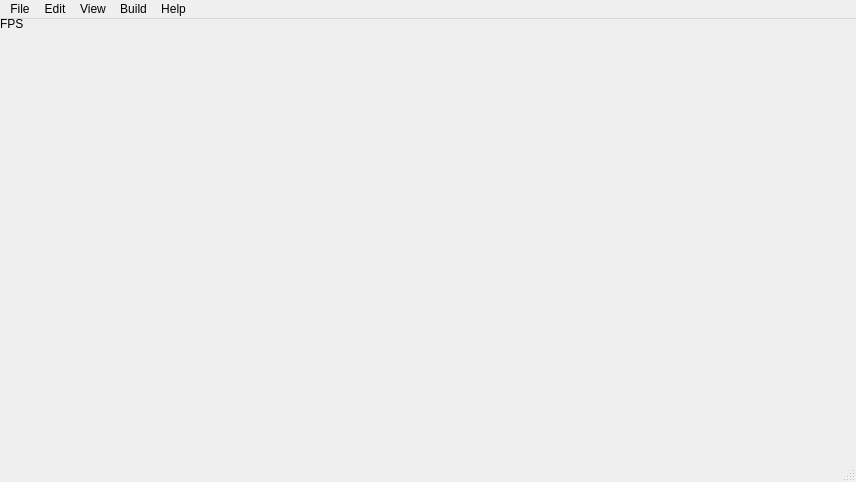
<?xml version="1.0" encoding="UTF-8"?>
<ui version="4.0">
 <class>EditorWindow</class>
 <widget class="QMainWindow" name="EditorWindow">
  <property name="geometry">
   <rect>
    <x>0</x>
    <y>0</y>
    <width>856</width>
    <height>482</height>
   </rect>
  </property>
  <property name="sizePolicy">
   <sizepolicy hsizetype="MinimumExpanding" vsizetype="MinimumExpanding">
    <horstretch>0</horstretch>
    <verstretch>0</verstretch>
   </sizepolicy>
  </property>
  <property name="windowTitle">
   <string>Dyngine Editor</string>
  </property>
  <widget class="QWidget" name="centralwidget">
   <property name="sizePolicy">
    <sizepolicy hsizetype="Expanding" vsizetype="Expanding">
     <horstretch>0</horstretch>
     <verstretch>0</verstretch>
    </sizepolicy>
   </property>
   <layout class="QHBoxLayout" name="horizontalLayout">
    <property name="spacing">
     <number>0</number>
    </property>
    <property name="leftMargin">
     <number>0</number>
    </property>
    <property name="topMargin">
     <number>0</number>
    </property>
    <property name="rightMargin">
     <number>0</number>
    </property>
    <property name="bottomMargin">
     <number>0</number>
    </property>
    <item>
     <layout class="QVBoxLayout" name="verticalLayout">
      <item>
       <widget class="QLabel" name="fpsLabel">
        <property name="enabled">
         <bool>true</bool>
        </property>
        <property name="sizePolicy">
         <sizepolicy hsizetype="MinimumExpanding" vsizetype="MinimumExpanding">
          <horstretch>0</horstretch>
          <verstretch>0</verstretch>
         </sizepolicy>
        </property>
        <property name="maximumSize">
         <size>
          <width>16777215</width>
          <height>10</height>
         </size>
        </property>
        <property name="text">
         <string>FPS</string>
        </property>
       </widget>
      </item>
      <item>
       <widget class="QLabel" name="frameBuffer">
        <property name="focusPolicy">
         <enum>Qt::ClickFocus</enum>
        </property>
        <property name="contextMenuPolicy">
         <enum>Qt::PreventContextMenu</enum>
        </property>
        <property name="text">
         <string/>
        </property>
       </widget>
      </item>
     </layout>
    </item>
   </layout>
  </widget>
  <widget class="QMenuBar" name="menubar">
   <property name="geometry">
    <rect>
     <x>0</x>
     <y>0</y>
     <width>856</width>
     <height>20</height>
    </rect>
   </property>
   <property name="focusPolicy">
    <enum>Qt::ClickFocus</enum>
   </property>
   <widget class="QMenu" name="menuFile">
    <property name="focusPolicy">
     <enum>Qt::ClickFocus</enum>
    </property>
    <property name="title">
     <string>File</string>
    </property>
    <widget class="QMenu" name="menuNew">
     <property name="title">
      <string>New</string>
     </property>
     <addaction name="actionProject"/>
     <addaction name="separator"/>
    </widget>
    <addaction name="menuNew"/>
    <addaction name="actionOpen"/>
    <addaction name="actionClose"/>
    <addaction name="separator"/>
    <addaction name="actionEditor_Settings"/>
    <addaction name="actionProject_Settings"/>
    <addaction name="separator"/>
   </widget>
   <widget class="QMenu" name="menuEdit">
    <property name="focusPolicy">
     <enum>Qt::ClickFocus</enum>
    </property>
    <property name="title">
     <string>Edit</string>
    </property>
    <widget class="QMenu" name="menuFind">
     <property name="focusPolicy">
      <enum>Qt::ClickFocus</enum>
     </property>
     <property name="title">
      <string>Find</string>
     </property>
     <addaction name="actionFind_2"/>
     <addaction name="actionReplace"/>
     <addaction name="separator"/>
     <addaction name="actionFind_in_files"/>
     <addaction name="actionReplace_in_Files"/>
     <addaction name="separator"/>
    </widget>
    <addaction name="actionUndo"/>
    <addaction name="actionRedo"/>
    <addaction name="separator"/>
    <addaction name="actionCut"/>
    <addaction name="actionCopy"/>
    <addaction name="actionPaste"/>
    <addaction name="actionDelete"/>
    <addaction name="separator"/>
    <addaction name="menuFind"/>
    <addaction name="separator"/>
    <addaction name="actionSelect_All"/>
   </widget>
   <widget class="QMenu" name="menuView">
    <property name="focusPolicy">
     <enum>Qt::ClickFocus</enum>
    </property>
    <property name="title">
     <string>View</string>
    </property>
    <widget class="QMenu" name="menuEnter">
     <property name="focusPolicy">
      <enum>Qt::ClickFocus</enum>
     </property>
     <property name="title">
      <string>Enter...</string>
     </property>
     <addaction name="actionPresentation_Mode"/>
    </widget>
    <addaction name="actionTool_Windows"/>
    <addaction name="menuEnter"/>
   </widget>
   <widget class="QMenu" name="menuBuild">
    <property name="focusPolicy">
     <enum>Qt::ClickFocus</enum>
    </property>
    <property name="title">
     <string>Build</string>
    </property>
    <widget class="QMenu" name="menuBuild_2">
     <property name="focusPolicy">
      <enum>Qt::ClickFocus</enum>
     </property>
     <property name="title">
      <string>Build...</string>
     </property>
     <addaction name="actionShaders"/>
     <addaction name="actionEngine_Content"/>
    </widget>
    <addaction name="menuBuild_2"/>
   </widget>
   <widget class="QMenu" name="menuHelp">
    <property name="focusPolicy">
     <enum>Qt::ClickFocus</enum>
    </property>
    <property name="title">
     <string>Help</string>
    </property>
    <addaction name="actionAbout"/>
   </widget>
   <addaction name="menuFile"/>
   <addaction name="menuEdit"/>
   <addaction name="menuView"/>
   <addaction name="menuBuild"/>
   <addaction name="menuHelp"/>
  </widget>
  <widget class="QStatusBar" name="statusBar">
   <property name="focusPolicy">
    <enum>Qt::ClickFocus</enum>
   </property>
  </widget>
  <action name="actionProject">
   <property name="text">
    <string>Project</string>
   </property>
  </action>
  <action name="actionOpen">
   <property name="text">
    <string>Open</string>
   </property>
  </action>
  <action name="actionClose">
   <property name="text">
    <string>Close</string>
   </property>
  </action>
  <action name="actionEditor_Settings">
   <property name="text">
    <string>Editor Settings</string>
   </property>
  </action>
  <action name="actionProject_Settings">
   <property name="text">
    <string>Project Configuration</string>
   </property>
  </action>
  <action name="actionUndo">
   <property name="text">
    <string>Undo</string>
   </property>
  </action>
  <action name="actionRedo">
   <property name="text">
    <string>Redo</string>
   </property>
  </action>
  <action name="actionCut">
   <property name="text">
    <string>Cut</string>
   </property>
  </action>
  <action name="actionCopy">
   <property name="text">
    <string>Copy</string>
   </property>
  </action>
  <action name="actionPaste">
   <property name="text">
    <string>Paste</string>
   </property>
  </action>
  <action name="actionDelete">
   <property name="text">
    <string>Delete</string>
   </property>
  </action>
  <action name="actionSelect_All">
   <property name="text">
    <string>Select All</string>
   </property>
  </action>
  <action name="actionFind_in_path">
   <property name="text">
    <string>Find in path</string>
   </property>
  </action>
  <action name="actionFind_2">
   <property name="text">
    <string>Find</string>
   </property>
  </action>
  <action name="actionReplace">
   <property name="text">
    <string>Replace</string>
   </property>
  </action>
  <action name="actionReplace_in_Files">
   <property name="text">
    <string>Replace in Files</string>
   </property>
  </action>
  <action name="actionTool_Windows">
   <property name="text">
    <string>Tool Windows</string>
   </property>
  </action>
  <action name="actionPresentation_Mode">
   <property name="text">
    <string>Presentation Mode</string>
   </property>
  </action>
  <action name="actionShaders">
   <property name="text">
    <string>Shaders</string>
   </property>
  </action>
  <action name="actionEngine_Content">
   <property name="text">
    <string>Engine Content</string>
   </property>
  </action>
  <action name="actionAbout">
   <property name="text">
    <string>About</string>
   </property>
  </action>
  <action name="actionFind_in_files">
   <property name="text">
    <string>Find in files</string>
   </property>
  </action>
 </widget>
 <resources/>
 <connections/>
</ui>
